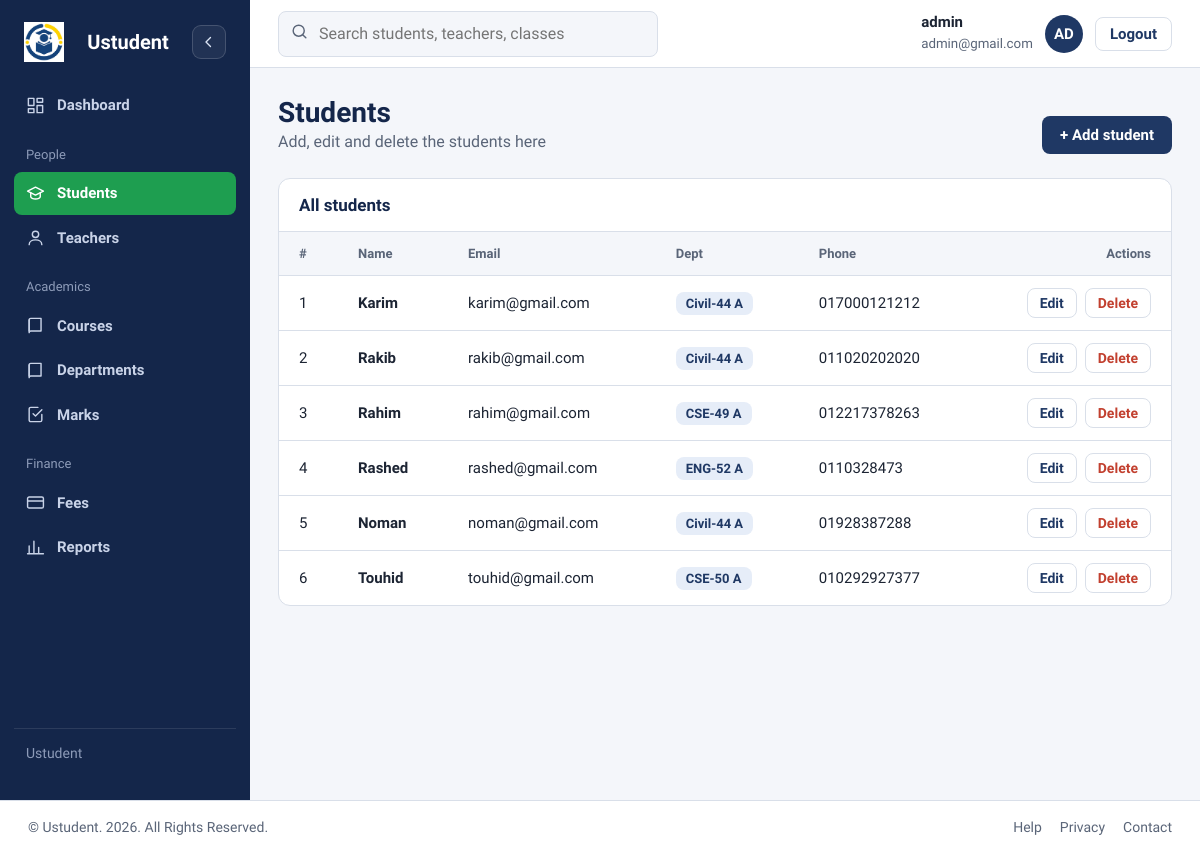
Page /admin/student.php (signed in) on the committed database.
### tables this page shows
CREATE TABLE `students` (
  `id` int UNSIGNED NOT NULL,
  `user_id` int UNSIGNED NOT NULL,
  `name` varchar(100) NOT NULL,
  `email` varchar(100) NOT NULL,
  `phone` varchar(15) DEFAULT NULL,
  `dob` date DEFAULT NULL,
  `class_id` int UNSIGNED NOT NULL,
  `address` varchar(255) DEFAULT NULL,
  `created_at` timestamp NULL DEFAULT CURRENT_TIMESTAMP
);

CREATE TABLE `users` (
  `id` int UNSIGNED NOT NULL,
  `username` varchar(50) NOT NULL,
  `password` varchar(255) NOT NULL,
  `role` enum('admin','teacher','student','parent') NOT NULL,
  `email` varchar(100) NOT NULL,
  `created_at` timestamp NULL DEFAULT CURRENT_TIMESTAMP
);

CREATE TABLE `classes` (
  `id` int UNSIGNED NOT NULL,
  `class_name` varchar(50) NOT NULL,
  `section` varchar(10) NOT NULL,
  `course_id` int UNSIGNED NOT NULL,
  `created_at` timestamp NULL DEFAULT CURRENT_TIMESTAMP
);

### admin/student.php (the view, shortened to what this page needs)
<?php
include '../database/dbconfig.php';
$result = $conn->query("SELECT students.id AS student_id, users.id AS user_id,
                               COALESCE(students.name, users.username) AS name, users.email,
                               students.phone, classes.class_name, classes.section
                        FROM users
                        LEFT JOIN students ON students.user_id=users.id
                        LEFT JOIN classes ON students.class_id=classes.id
                        WHERE users.role='student'
                        ORDER BY users.id ASC");
?>
<!DOCTYPE html>
<html lang="en">
<head>
<?php include '../includes/admin_dashboard_css.php'; ?>
<link rel="stylesheet" href="../assets/css/courses.css">
<link rel="stylesheet" href="../assets/css/admin_student.css">
</head>
<body>
<div class="app">
    <?php include '../includes/sidebar.php'; ?>
    <div class="main">
        <?php include '../includes/topbar.php'; ?>
        <main class="content">
            <div class="head">
                <div>
                    <h1>Students</h1>
                    <p>Add, edit and delete the students here</p>
                </div>
                <a href="student.php?action=add" class="btn">+ Add student</a>
            </div>
            <section class="card">
                <h2>All students</h2>
                <table>
                    <thead>
                        <tr>
                            <th>#</th>
                            <th>Name</th>
                            <th>Email</th>
                            <th>Dept</th>
                            <th>Phone</th>
                            <th class="num">Actions</th>
                        </tr>
                    </thead>
                    <tbody>
                    <?php if ($result && $result->num_rows > 0) { ?>
                        <?php while ($row = $result->fetch_assoc()) { ?>
                            <tr>
                                <td><?php echo $row['student_id'] ?? '-'; ?></td>
                                <td><b><?php echo htmlspecialchars($row['name'], ENT_QUOTES, 'UTF-8'); ?></b></td>
                                <td><?php echo htmlspecialchars($row['email'], ENT_QUOTES, 'UTF-8'); ?></td>
                                <td>
                                    <?php if ($row['student_id'] === null) { ?>
                                        <span class="muted">Profile pending</span>
                                    <?php } elseif ($row['class_name'] !== null) { ?>
                                        <span class="class-tag"><?php echo htmlspecialchars($row['class_name'] . ' ' . $row['section'], ENT_QUOTES, 'UTF-8'); ?></span>
                                    <?php } else { ?>
                                        <span class="muted">No class</span>
                                    <?php } ?>
                                </td>
                                <td class="phone"><?php echo htmlspecialchars($row['phone'] ?? '', ENT_QUOTES, 'UTF-8'); ?></td>
                                <td>
                                    <div class="row-actions">
                                        <?php if ($row['student_id'] === null) { ?>
                                            <a class="small-btn" href="student.php?action=complete&id=<?php echo $row['user_id']; ?>">Complete profile</a>
                                        <?php } else { ?>
                                            <a class="small-btn" href="student.php?action=edit&id=<?php echo $row['student_id']; ?>">Edit</a>
                                            <form method="post" onsubmit="return confirm('Delete this student?');">
                                                <button type="submit" name="delete_student" class="small-btn danger">Delete</button>
                                            </form>
                                        <?php } ?>
                                    </div>
                                </td>
                            </tr>
                        <?php } ?>
                    <?php } else { ?>
                        <tr>
                            <td colspan="6" class="empty">No students found.</td>
                        </tr>
                    <?php } ?>
                    </tbody>
                </table>
            </section>
        </main>
    </div>
</div>
<?php include '../includes/footer.php'; ?>
</body>
</html>

### assets/css/admin_dashboard.css (style rules this page uses)
.content { padding:28px;max-width:1200px;width:100% }
.head { display:flex;justify-content:space-between;align-items:flex-end;gap:16px;flex-wrap:wrap;margin-bottom:24px }
.head h1 { font-size:28px }
.head p { color:var(--muted);margin:0 }
.card { background:var(--white);border:1px solid var(--line);border-radius:12px;overflow:hidden }
.card > h2 { font-size:17px;padding:16px 20px;border-bottom:1px solid var(--line);display:flex;justify-content:space-between;align-items:center }
table { width:100%;border-collapse:collapse }
th,td { padding:12px 20px;text-align:left;border-bottom:1px solid var(--line);font-size:15px }
tr:last-child td { border-bottom:0 }
th { font-size:13px;color:var(--muted);font-weight:600;background:var(--paper) }
.num { text-align:right }
:root { --navy:#1f3864; --navy-deep:#14264a; --green:#1e9e50; --green-soft:#e4f4ea; --gold:#d8b32a; --gold-soft:#fbf3d3; --red:#c2402f; --red-soft:#fbe6e2; --blue-soft:#e6edf8; --ink:#1c2433; --muted:#5a6578; --line:#d9dfe9; --paper:#f4f6fa; --white:#fff; --head:"Bricolage Grotesque","Segoe UI",Arial,sans-serif; --body:"Source Sans 3","Segoe UI",Arial,sans-serif; }
* { box-sizing:border-box }
body { margin:0;font:400 16px/1.5 var(--body);color:var(--ink);background:var(--paper) }
h1,h2,h3 { font-family:var(--head);margin:0;line-height:1.2;color:var(--navy-deep) }
a { color:inherit;text-decoration:none }
.app { display:grid;grid-template-columns:250px minmax(0,1fr);min-height:100vh;transition:grid-template-columns .22s ease }
.main { min-width:0;display:flex;flex-direction:column;min-height:100vh }
.main > .content { flex:1 }
.btn { display:inline-block;background:var(--navy);color:var(--white);padding:10px 18px;border-radius:8px;border:0;cursor:pointer;font:600 15px var(--body) }

### assets/css/courses.css (style rules this page uses)
.row-actions { display:flex;gap:8px;justify-content:flex-end }
.row-actions form { margin:0 }
.small-btn { border:1.5px solid var(--line);background:var(--white);border-radius:8px;padding:6px 12px;font:600 14px var(--body);cursor:pointer;color:var(--navy) }
.small-btn.danger { color:var(--red) }

### assets/css/admin_student.css (style rules this page uses)
.phone { font-variant-numeric:tabular-nums }
.class-tag { display:inline-block;padding:2px 10px;border-radius:8px;background:var(--blue-soft);color:var(--navy);font-weight:600;font-size:13px }

### rows in the picture
students: id "1", name "Karim", user.email "karim@gmail.com", class.section "Civil-44 A", phone "017000121212"
students: id "2", name "Rakib", user.email "rakib@gmail.com", class.section "Civil-44 A", phone "011020202020"
students: id "3", name "Rahim", user.email "rahim@gmail.com", class.section "CSE-49 A", phone "012217378263"
students: id "4", name "Rashed", user.email "rashed@gmail.com", class.section "ENG-52 A", phone "0110328473"
students: id "5", name "Noman", user.email "noman@gmail.com", class.section "Civil-44 A", phone "01928387288"
students: id "6", name "Touhid", user.email "touhid@gmail.com", class.section "CSE-50 A", phone "010292927377"

### other values in the picture
$_SESSION['name'] "admin"
$_SESSION['email'] "admin@gmail.com"
substr($_SESSION['name'], 0,2) "AD"
